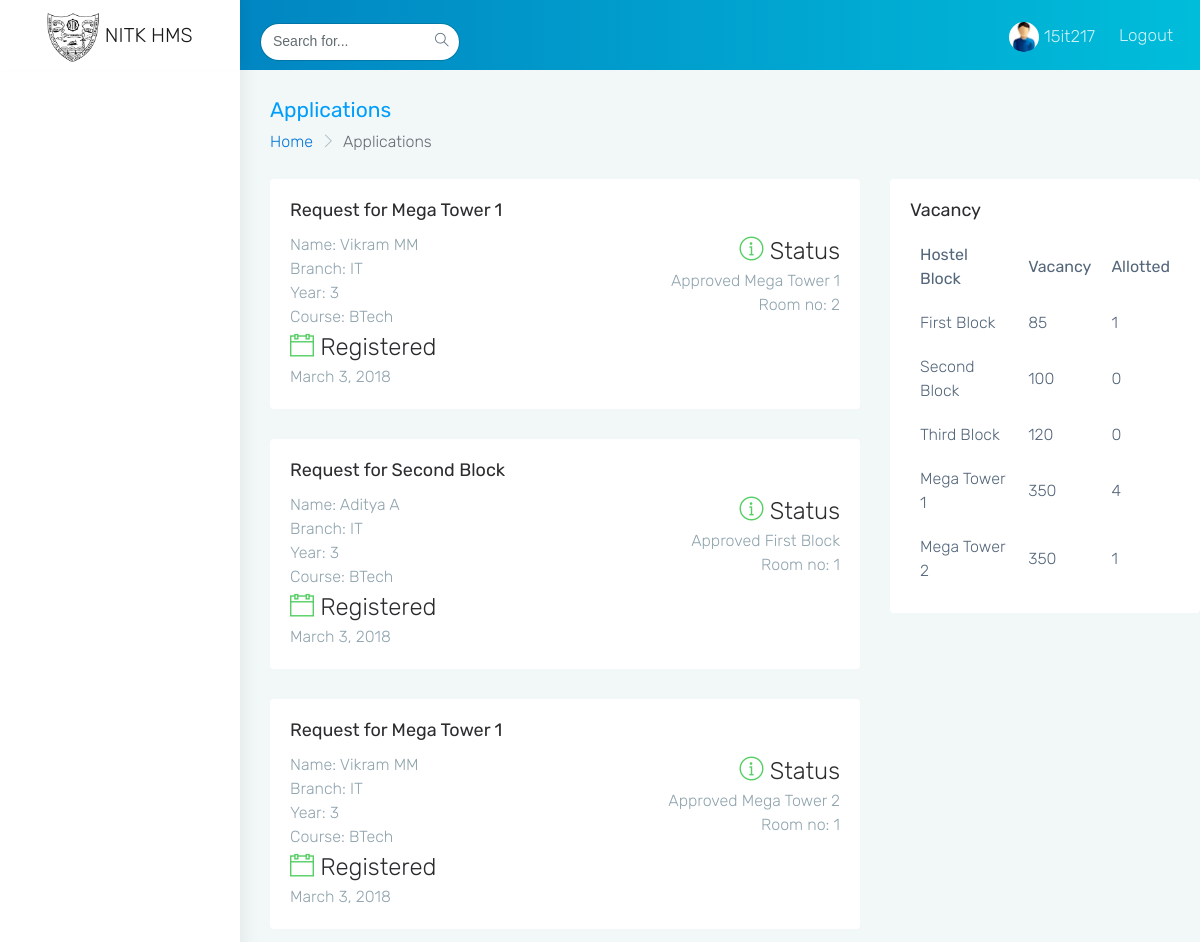
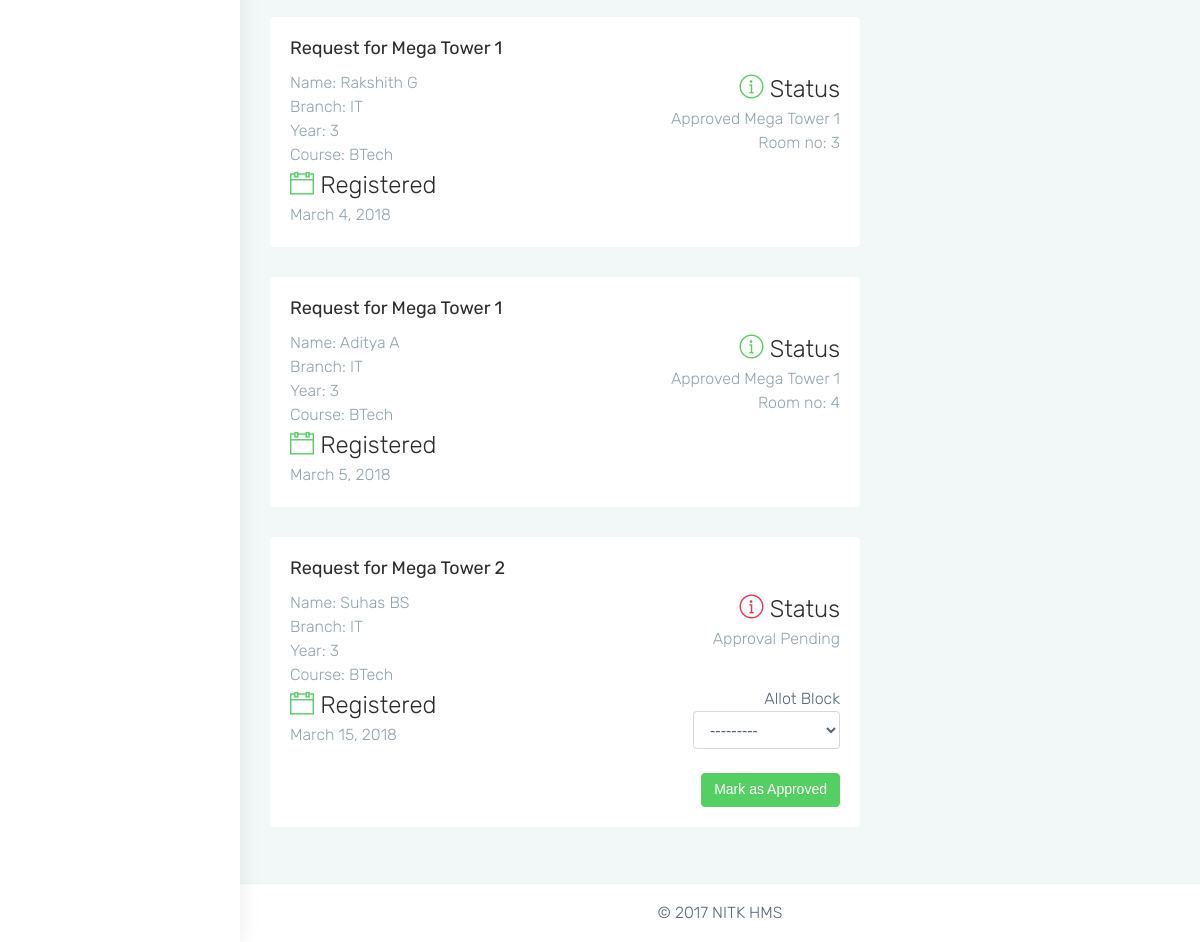
/hms/applications/ (signed in), run on the app's committed database (2 pictures, top to bottom).
### HMSApp/models.py (models this page shows, shortened)
class RoomAllotment(models.Model):
	student = models.ForeignKey(Student, on_delete=models.CASCADE)
	preferred_block = models.ForeignKey(HostelBlock, on_delete=models.CASCADE, related_name='preference')
	allotted_block = models.ForeignKey(HostelBlock, on_delete=models.CASCADE, related_name='allotted', null=True)
	status = models.CharField(max_length=50)
	room_no = models.IntegerField(null=True)
	date = models.DateTimeField(auto_now_add=True, null=True)

class HostelBlock(models.Model):
	block_name = models.CharField(max_length=50)
	occupancy = models.IntegerField()
	total_rooms = models.IntegerField()
	allotted_rooms = models.IntegerField()
	def __str__(self):
		return self.block_name

class Student(models.Model):
	COURSE_CHOICES = (
    ('BTech', 'BTech'),
    ('MTech', 'MTech'),
    ('PhD', 'PhD'),
	)
	user = models.OneToOneField(User, models.CASCADE)
	reg_no = models.CharField(max_length=10, blank=True)
	branch = models.CharField(max_length=20,blank=True)
	first_name = models.CharField(max_length=50,blank=True)
	last_name = models.CharField(max_length=50,blank=True)
	course = models.CharField(max_length=10,blank=True, choices=COURSE_CHOICES)
	year = models.IntegerField(blank=True, null=True)

### HMSApp/views.py (the view)
# urls.py: url(r'^applications/(?P<req_id>\d+)/$$', login_required(views.AllApplicationsView.as_view()), name='all_applications'),
class AllApplicationsView(View):
	def get(self, request):
		form = RoomAllotmentFormAdmin
		all_applications = RoomAllotment.objects.all()
		hostel_blocks = HostelBlock.objects.all()
		return render(request, 'HMSApp/all_applications.html', {'form':form, 'applications':all_applications, 'hostel_blocks':hostel_blocks})
	def post(self, request, **kwargs):
		obj = RoomAllotment.objects.get(pk=int(kwargs['req_id']))
		form = RoomAllotmentFormAdmin(request.POST,instance=obj)
		appl = form.save(commit=False)
		if appl.status == "Approval Pending":
			appl.allotted_block.allotted_rooms +=1
			appl.room_no = appl.allotted_block.allotted_rooms
			appl.allotted_block.save()
		appl.status = "Approved"
		appl.save()
		all_applications = RoomAllotment.objects.all()
		return redirect("/hms/applications/")

### HMSApp/templatetags/extra_filters.py (called while the page is built)
@register.filter(name='addcss')
def addcss(field, css):
	if 'readonly' in css:
		return field.as_widget(attrs={"class":css, 'readonly':'readonly'})
	return field.as_widget(attrs={"class":css,})

### HMSApp/templates/HMSApp/all_applications.html (shortened to what this page needs)
{% extends 'HMSApp/index.html' %}
{% load extra_filters %}
{% block dashboard %}
	<div class="row page-titles">
	    <div class="col-md-6 col-8 align-self-center">
	        <h3 class="text-themecolor m-b-0 m-t-0">Applications</h3>
	        <ol class="breadcrumb">
	            <li class="breadcrumb-item"><a href="javascript:void(0)">Home</a></li>
	            <li class="breadcrumb-item active">Applications</li>
	        </ol>
	    </div>
	</div>
	<div class="row">
                    <div class="col-sm-8">
                    {% for req in applications %}
                     <div class="row">
                      <div class="col-sm">
                        <div class="card" >
                            <div class="card-block">
                                <h4 class="card-title">Request for {{ req.preferred_block }}</h4>
                                <div>
                                <div class="text-left" style="display: inline-block;">
                                    <span class="text-muted">Name: {{req.student.first_name}}</span>
                                    <span class="text-muted">{{req.student.last_name}}</span>
                                    <br>
                                    <span class="text-muted">Branch: {{req.student.branch}}</span>
                                    <br>
                                    <span class="text-muted">Year: {{req.student.year}}</span>
                                    <br>
                                    <span class="text-muted">Course: {{req.student.course}}</span>
                                </div>
                                <div class="text-right" style='display: inline-block; float: right'>
                                    <h2 class="font-light m-b-0"><i class="ti-info-alt text-{%  if req.status == 'Approval Pending' %}danger{% else %}success{% endif %}"></i> Status</h2>
                                    <span class="text-muted">{{req.status}} {% if req.allotted_block %}{{req.allotted_block}}
                                    {% endif %}
                                    </span>
                                    {% if req.room_no %}
                                    <br>
                                    <span class="text-muted">Room no: {{req.room_no}}</span>
                                    {% endif %}
                                </div>
                                </div>
                                <div>
                                 <div class="text-left" style='display: inline-block'>
                                    <h2 class="font-light m-b-0"><i class="ti-calendar text-success"></i> Registered</h2>
                                    <span class="text-muted">{{req.date.date}}</span>
                                </div>
                                <div class="text-right" style='display: inline-block; float: right'>
                                {% if req.status == 'Approval Pending' %}
                                   <form method="POST" action="/hms/applications/{{ req.pk }}/">
                                    <div class='text-right'>
                                        Allot Block<br>
                                        {{ form.allotted_block|addcss:"form-control" }}<br><br>
                                        <input type='submit' class='btn btn-success' value="Mark as Approved">
                                    </div>
                                </form>
                                {% endif %}
                                </div>
                            </div>
                        </div>
                        </div>
                     </div>
                     </div>
                     {% endfor %}
                    </div>
                    <div class="col-sm-4" >
                        <div class="card" style="position: fixed; float: right;">
                            <div class="card-block">
                                <h4 class="card-title">Vacancy</h4>
                                <table cellpadding="10px">
                                    <thead><tr><th>Hostel Block</th><th>Vacancy</th><th>Allotted</th></tr></thead>
                                    <tbody>
                                        {% for hostel in hostel_blocks %}
                                        <tr>
                                        <td>{{ hostel.block_name }}</td>
                                        <td>{{ hostel.total_rooms }}
                                        <td>{{ hostel.allotted_rooms }}
                                        </tr>
                                        {% endfor %}
                                    </tbody>
                                </table>
                            </div>
                        </div>
                    </div>
                </div>
{% endblock %}

### HMSApp/templates/HMSApp/index.html (shortened to what this page needs)
{% extends 'HMSApp/base.html' %}
{% load static %}
{% block content %}
<head>
    <link href="{% static 'HMSApp/' %}assets/plugins/bootstrap/css/bootstrap.min.css" rel="stylesheet">
    <link href="{% static 'HMSApp/' %}css/style.css" rel="stylesheet">
    <link href="{% static 'HMSApp/' %}css/colors/blue.css" id="theme" rel="stylesheet">
</head>
<body class="fix-header fix-sidebar card-no-border">
    <div id="main-wrapper">
        <header class="topbar">
            <nav class="navbar top-navbar navbar-toggleable-sm navbar-light">
                <div class="navbar-header">
                    <a class="navbar-brand" href="/hms">
                        <b>
                            <img src="{% static 'HMSApp/assets/images/nitk-logo.png' %} " class="dark-logo" height="50" />
                        </b>
                        <span>
                           NITK HMS
                        </span>
                    </a>
                </div>
                <div class="navbar-collapse">
                    <ul class="navbar-nav mr-auto mt-md-0 ">
                        <li class="nav-item hidden-sm-down">
                            <form class="app-search p-l-20">
                                <input type="text" class="form-control" placeholder="Search for..."> <a class="srh-btn"><i class="ti-search"></i></a>
                            </form>
                        </li>
                    </ul>
                    <ul class="navbar-nav my-lg-0">
                        <li class="nav-item dropdown">
                            <a class="nav-link dropdown-toggle text-muted waves-effect waves-dark" href="/hms/profile/" data-toggle="dropdown" aria-haspopup="true" aria-expanded="false"><img src="{% static 'HMSApp/'%}assets/images/users/user.jpg" alt="user" class="profile-pic m-r-5" />{{ request.user.username }}</a>
                        </li>
                        <li class="nav-item">
                            <a class="nav-link" href="/logout">Logout</a>
                        </li>
                    </ul>
                </div>
            </nav>
        </header>
        <aside class="left-sidebar">
            <div class="scroll-sidebar">
            </div>
        </aside>
        <div class="page-wrapper">
            <div class="container-fluid">
                {% block dashboard %}
                                {% endblock %}
            </div>
            <footer class="footer text-center">
                © 2017 NITK HMS
            </footer>
        </div>
    </div>
</body>
{% endblock %}

### HMSApp/static/HMSApp/css/colors/blue.css (style rules this page uses)
.topbar { background: #009efb; background: -moz-linear-gradient(left, #0178bc 0%, #00bdda 100%); background: -webkit-linear-gradient(left, #0178bc 0%, #00bdda 100%); background: linear-gradient(to right, #0178bc 0%, #00bdda 100%); }
.topbar .navbar-header { background: #ffffff; box-shadow: 4px -4px 10px rgba(0, 0, 0, 0.05); }
.topbar .navbar-light .navbar-nav .nav-item > a.nav-link { color: rgba(255, 255, 255, 0.8) !important; }
.text-themecolor { color: #009efb !important; }

### data on the page
RoomAllotment: preferred_block "Mega Tower 1", student.first_name "Vikram", student.last_name "MM", student.branch "IT", student.year "3", student.course "BTech", status "Approved", allotted_block "Mega Tower 1", room_no "2", date "March 3, 2018"
RoomAllotment: preferred_block "Second Block", student.first_name "Aditya", student.last_name "A", student.branch "IT", student.year "3", student.course "BTech", status "Approved", allotted_block "First Block", room_no "1", date "March 3, 2018"
RoomAllotment: preferred_block "Mega Tower 1", student.first_name "Vikram", student.last_name "MM", student.branch "IT", student.year "3", student.course "BTech", status "Approved", allotted_block "Mega Tower 2", room_no "1", date "March 3, 2018"
RoomAllotment: preferred_block "Mega Tower 1", student.first_name "Rakshith", student.last_name "G", student.branch "IT", student.year "3", student.course "BTech", status "Approved", allotted_block "Mega Tower 1", room_no "3", date "March 4, 2018"
RoomAllotment: preferred_block "Mega Tower 1", student.first_name "Aditya", student.last_name "A", student.branch "IT", student.year "3", student.course "BTech", status "Approved", allotted_block "Mega Tower 1", room_no "4", date "March 5, 2018"
RoomAllotment: preferred_block "Mega Tower 2", student.first_name "Suhas", student.last_name "BS", student.branch "IT", student.year "3", student.course "BTech", status "Approval Pending", date "March 15, 2018"
HostelBlock: block_name "First Block", total_rooms "85", allotted_rooms "1"
HostelBlock: block_name "Second Block", total_rooms "100", allotted_rooms "0"
HostelBlock: block_name "Third Block", total_rooms "120", allotted_rooms "0"
HostelBlock: block_name "Mega Tower 1", total_rooms "350", allotted_rooms "4"
HostelBlock: block_name "Mega Tower 2", total_rooms "350", allotted_rooms "1"

### other printed values
{{ request.user.username }} "15it217"
